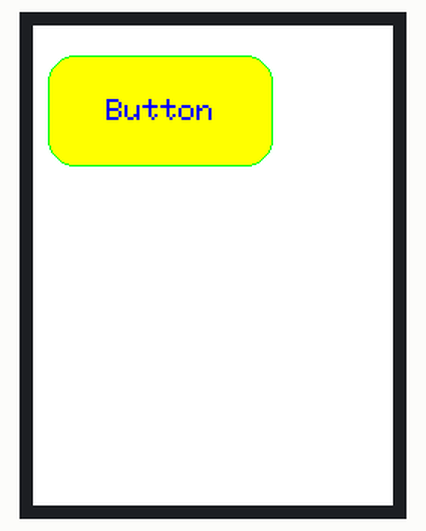
Recording of a sketch running on a simulated Arduino Uno, built with avr-gcc and run on an emulated ATmega328P. Shown: 240×320 colour display.

Above: at 0.3 s.

The sketch:

E1_Button.ino
```cpp
#include <Adafruit_GFX.h>    // Core graphics library
#include <SPI.h>
#include <Wire.h>      // this is needed even tho we aren't using it
#include <Adafruit_ILI9341.h> // Hardware-specific library
#include <Adafruit_STMPE610.h>  // Touch library


// These are the pins for the shield!
#define YP A1  // must be an analog pin, use "An" notation!
#define XM A2  // must be an analog pin, use "An" notation!
#define YM 7   // can be a digital pin
#define XP 6   // can be a digital pin

#define MINPRESSURE 10
#define MAXPRESSURE 1000

short TS_MINX=50;
short TS_MINY=1000;
short TS_MAXX=500;
short TS_MAXY=1002;

// The STMPE610 uses hardware SPI on the shield, and #8
#define STMPE_CS 8

// The display also uses hardware SPI, plus #9 & #10
#define TFT_CS 10
#define TFT_DC 9

// Assign human-readable names to some common 16-bit color values:
#define BLACK       0x0000      /*   0,   0,   0 */
#define NAVY        0x000F      /*   0,   0, 128 */
#define DARKGREEN   0x03E0      /*   0, 128,   0 */
#define DARKCYAN    0x03EF      /*   0, 128, 128 */
#define MAROON      0x7800      /* 128,   0,   0 */
#define PURPLE      0x780F      /* 128,   0, 128 */
#define OLIVE       0x7BE0      /* 128, 128,   0 */
#define LIGHTGREY   0xC618      /* 192, 192, 192 */
#define DARKGREY    0x7BEF      /* 128, 128, 128 */
#define BLUE        0x001F      /*   0,   0, 255 */
#define GREEN       0x07E0      /*   0, 255,   0 */
#define CYAN        0x07FF      /*   0, 255, 255 */
#define RED         0xF800      /* 255,   0,   0 */
#define MAGENTA     0xF81F      /* 255,   0, 255 */
#define YELLOW      0xFFE0      /* 255, 255,   0 */
#define WHITE       0xFFFF      /* 255, 255, 255 */
#define ORANGE      0xFD20      /* 255, 165,   0 */
#define GREENYELLOW 0xAFE5      /* 173, 255,  47 */
#define PINK        0xF81F


// For better pressure precision, we need to know the resistance
// between X+ and X- Use any multimeter to read it
// For the one we're using, its 300 ohms across the X plate
Adafruit_STMPE610 ts = Adafruit_STMPE610(STMPE_CS);

//Declaracion objeto TFT
Adafruit_ILI9341 tft = Adafruit_ILI9341(TFT_CS, TFT_DC);

// Button

Adafruit_GFX_Button btn;

uint16_t buttons_y = 0;
uint16_t width = 0;
uint16_t height = 0;

void setup() {
  Serial.begin(9600);

  tft.begin();  // Begin ILI9341
  tft.setRotation(0);

  width = tft.width() - 1;
  height = tft.height() - 1;
  tft.fillScreen(WHITE);

  // Un boton requiere de 10 parametros.
  // La pantalla sobre la que aparece
  // La posicion inicial
    //Posicion de referencia en X
    //Posicion de referencia en Y
  //Colores
    //Color del borde exterior
    //Color de relleno
    //Color del texto
  //Texto
    //Mensaje de texto
    //Numero de letras que contiene el mensaje

  // Como son muchos elementos a tener en cuenta, vamos a realizar una adaptacion del boton al texto que queremos escribir

  //Margenes del texto dentro del boton
  int margin_x=40;
  int margin_y=30;
  //Tamanio de texto dentro del boton
  int textSize = 2;

  char msg[] = "Button";
  //La anchura y la altura de texto es proporcional al tamaño de texto en 5 y 7 veces respectivamente
  int msg_w = sizeof(msg)*textSize*5;
  int msg_h = textSize*7;

  //Tamanio real del boton
  int btn_w = msg_w+2*margin_x;
  int btn_h = msg_h+2*margin_y;

  // Center of Button
  int d_x= 10;
  int d_y = 20;
  int btn_x = btn_w/2+d_x;
  int btn_y = btn_h/2+d_y;

  btn.initButton(&tft,btn_x,btn_y,btn_w,btn_h,GREEN,BLUE,YELLOW, msg, textSize);
  btn.drawButton(true);
}

void loop() {
  if (ts.bufferEmpty()) {
    return;
  }
}
```
